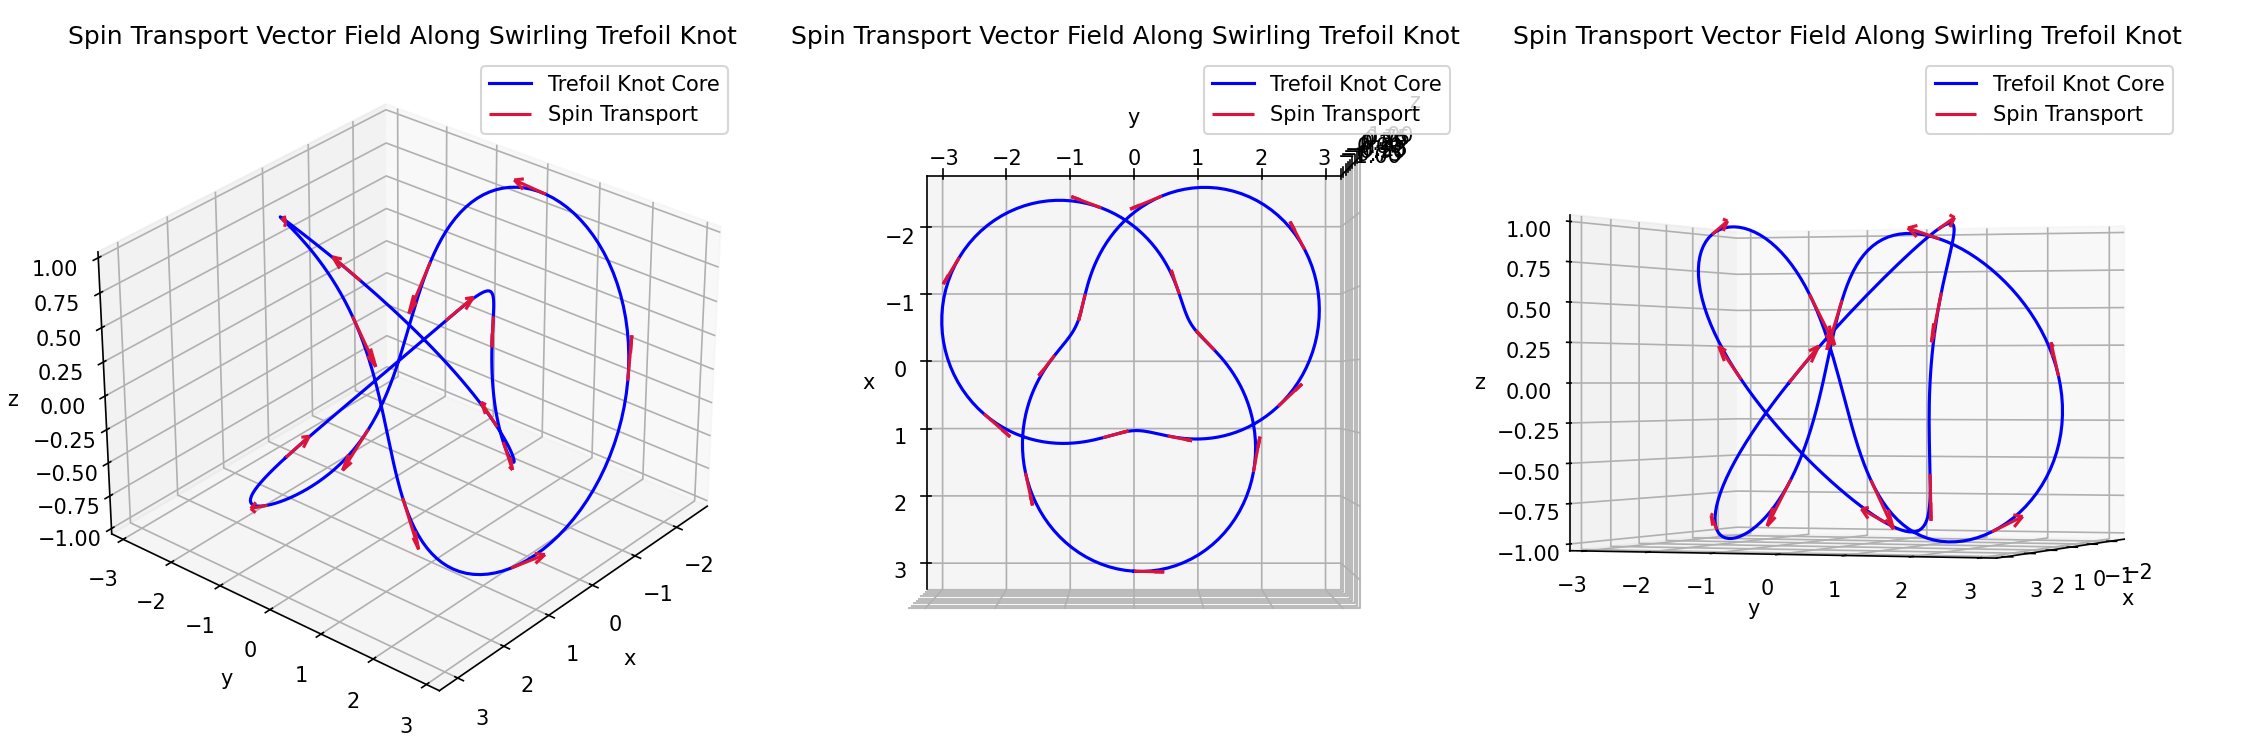

Recreate this plot in Python.
import numpy as np
import matplotlib.pyplot as plt
from mpl_toolkits.mplot3d import Axes3D
import matplotlib
matplotlib.use('TkAgg')  # Ensure it uses Tkinter backend

# Trefoil knot parametric centerline (T(2,3))
theta = np.linspace(0, 2 * np.pi, 300)
x = (2 + np.cos(3 * theta)) * np.cos(2 * theta)
y = (2 + np.cos(3 * theta)) * np.sin(2 * theta)
z = np.sin(3 * theta)

# Define swirl vector field S ~ grad(cross(v))
# For visualization, we use a mock precession vector along the knot direction
dx = np.gradient(x)
dy = np.gradient(y)
dz = np.gradient(z)

# Normalize for vector field
magnitude = np.sqrt(dx**2 + dy**2 + dz**2)
ux = dx / magnitude
uy = dy / magnitude
uz = dz / magnitude

# Subsample for clarity
step = 20
x_sub, y_sub, z_sub = x[::step], y[::step], z[::step]
ux_sub, uy_sub, uz_sub = ux[::step], uy[::step], uz[::step]

# Begin plotting
fig, axes = plt.subplots(1, 3, figsize=(15, 5), subplot_kw={'projection': '3d'})
# Define view angles for each subplot
view_angles = [
    (30, 40),    # Angled view: Elevation, Azimuth
    (90, 0),    # Angled view
    (0, 20),    # Angled view
]
for ax, (elev, azim) in zip(axes.flatten(), view_angles):
    ax.plot(x, y, z, color='blue', label='Trefoil Knot Core')
    ax.quiver(x_sub, y_sub, z_sub, ux_sub, uy_sub, uz_sub, length=0.5, normalize=True, color='crimson', label='Spin Transport')

    ax.set_xlabel('x')
    ax.set_ylabel('y')
    ax.set_zlabel('z')
    ax.set_title('Spin Transport Vector Field Along Swirling Trefoil Knot')

    ax.view_init(elev=elev, azim=azim)
    ax.legend()
    plt.tight_layout()

# ✅ Get the script filename dynamically and save as pdf
import os
script_name = os.path.splitext(os.path.basename(__file__))[0]
filename = f"{script_name}.pdf"
plt.savefig(filename, format="pdf", bbox_inches="tight")
filename = f"{script_name}.png"
plt.savefig(filename, dpi=150)  # Save image with high resolution
plt.tight_layout()
plt.show()
